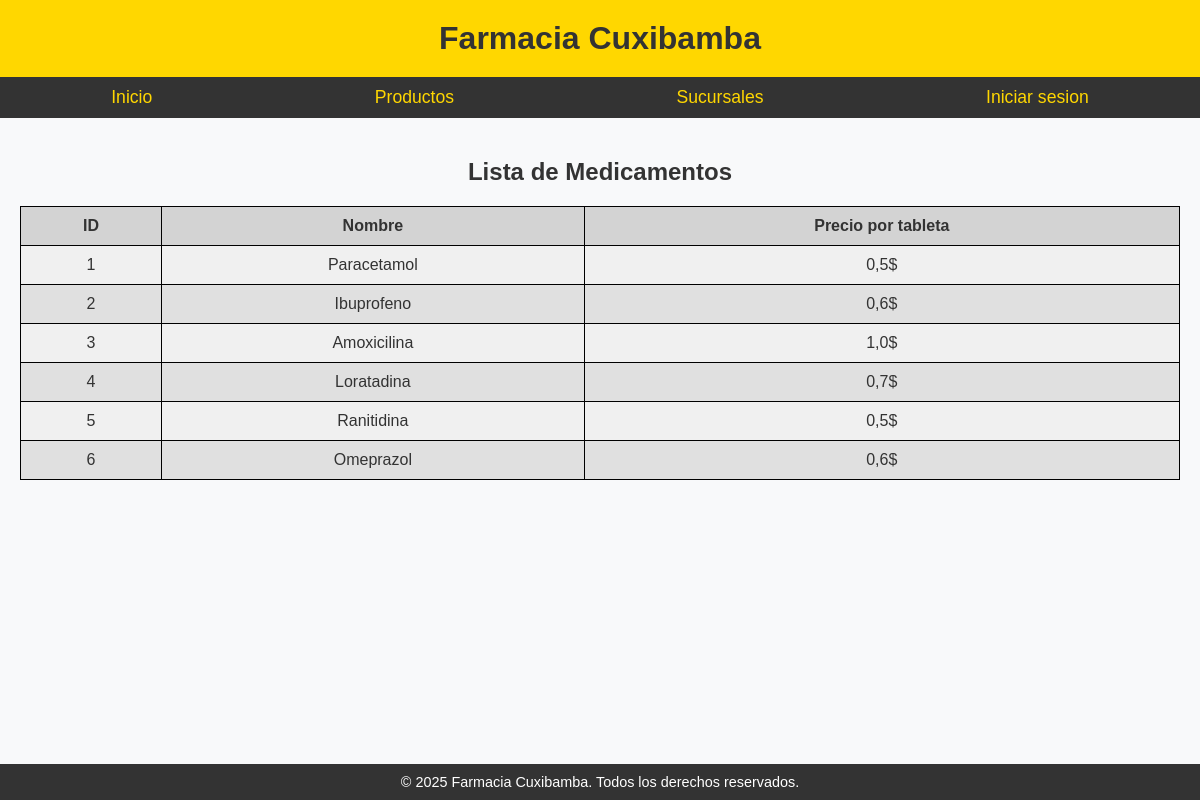
/productos/, run on the app's committed database.
### Sistema/models.py (models this page shows, shortened)
class Medicamento(models.Model):
    nombre = models.CharField(max_length=100, unique=True)
    codigo = models.CharField(max_length=7,unique=True,editable=False)
    descripcion = models.CharField(max_length=100, blank=True, null=True)
    precio = models.FloatField()
    farmacia = models.ForeignKey(Farmacia, related_name='medicamentos', on_delete=models.CASCADE)

### Sistema/views.py (the view)
# urls.py: path('productos/', views.productos, name='productos'),
def productos(request):
    data = {
        'medicamentos': Medicamento.objects.all(),
    }
    return render(request, 'productos.html', data)

### templates/productos.html (shortened to what this page needs)
{% extends "base.html" %}
{% block content %}
<h2>Lista de Medicamentos</h2>
<table>
    <thead>
    <tr>
        <th>ID</th>
        <th>Nombre</th>
        <th>Precio por tableta</th>
    </tr>
    </thead>
    <tbody>
    {% for medicamento in medicamentos %}
        <tr>
            <td>{{ medicamento.id }}</td>
            <td>{{ medicamento.nombre }}</td>
            <td>{{ medicamento.precio }}$</td>
        </tr>
    {% endfor %}
    </tbody>
</table>
{% endblock %}

### static/home/styles.css (style rules this page uses)
body { font-family: Arial, sans-serif; margin: 0; padding: 0; background-color: #f8f9fa; color: #333; }
table { border-collapse: collapse; width: 100%; margin: 20px 0; background-color: #f0f0f0; }
th, td { border: 1px solid black; padding: 10px; text-align: center; }
th { background-color: #d3d3d3; }
tr:nth-child(even) { background-color: #e0e0e0; }

### data on the page
Medicamento: id "1", nombre "Paracetamol", precio "0,5"
Medicamento: id "2", nombre "Ibuprofeno", precio "0,6"
Medicamento: id "3", nombre "Amoxicilina", precio "1,0"
Medicamento: id "4", nombre "Loratadina", precio "0,7"
Medicamento: id "5", nombre "Ranitidina", precio "0,5"
Medicamento: id "6", nombre "Omeprazol", precio "0,6"
